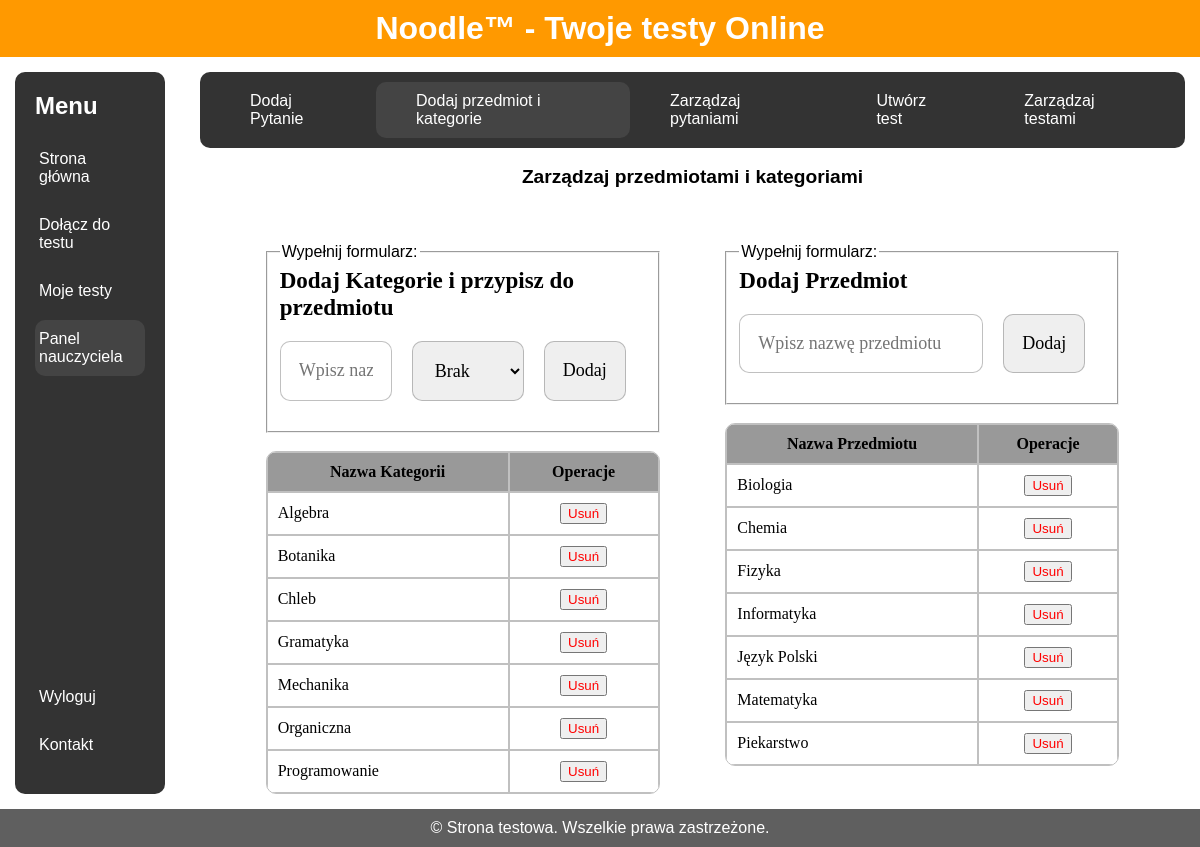
The app's page /StronaArch/html/panel_nauczyciela/dodaj_kat.php (signed in), older data.
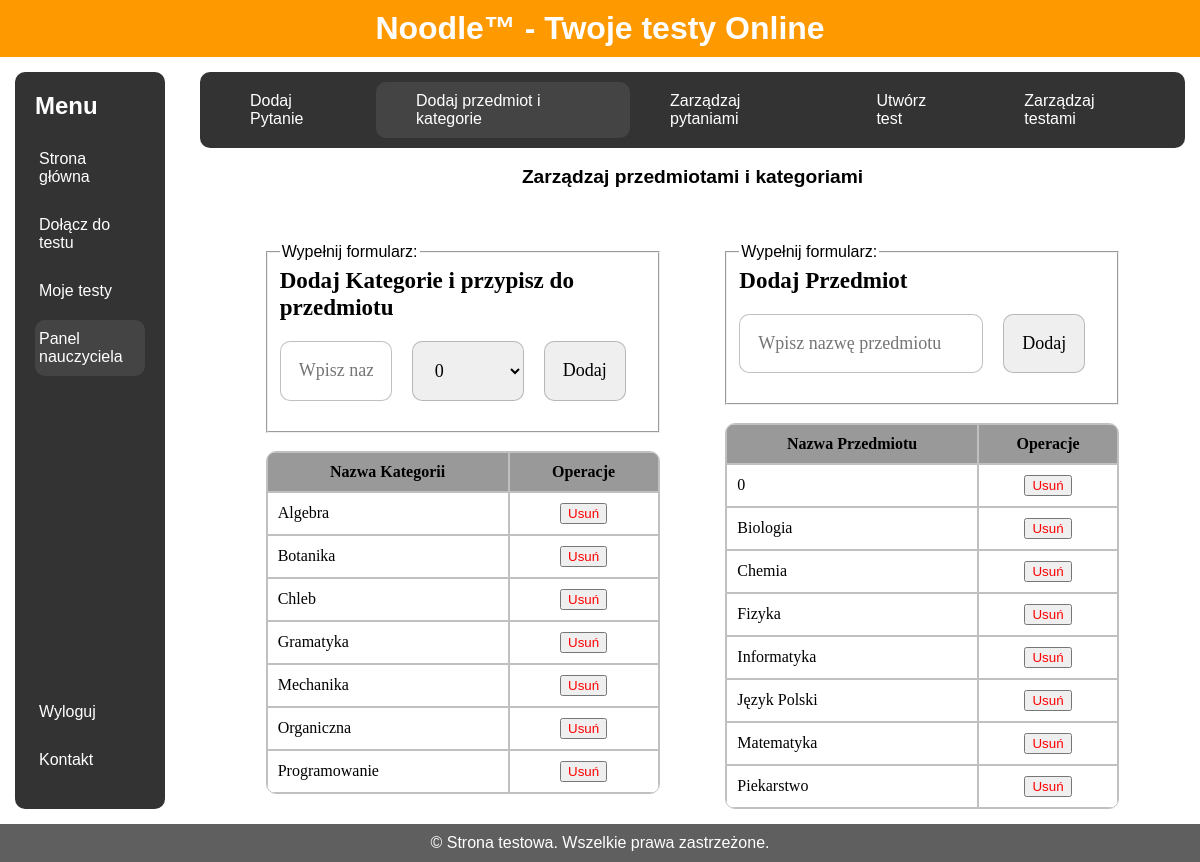
The same page, newer data.
### tables this page shows
CREATE TABLE `kategoria` (
  `id` int(11) NOT NULL,
  `nazwa` varchar(40) NOT NULL
);

CREATE TABLE `przedmioty` (
  `id` int(11) NOT NULL,
  `nazwa` varchar(30) NOT NULL
);

### StronaArch/html/panel_nauczyciela/dodaj_kat.php (the view, shortened to what the changed rows need)
<!DOCTYPE html>
<html lang="en">
<head>
	<link rel="stylesheet" href="../../styles.css">
</head>
<body>
	<?php
		$servername = "localhost";
		$username = "root";
		$password = "";
		$dbname = "baza";
		$conn = new mysqli($servername, $username, $password, $dbname);
	?>
	<div class="wrapper">
		<div class="header-content" id="head">
      		<h1>Noodle™ - Twoje testy Online</h1>
    		</div>
    		<div class="container">
      		<div class="sidebar" id="menu">
        		<ul>
				<h2>Menu</h2>
        		</ul>
      		</div>
			<div class="main-content" id="main">
				<div class="haslo" style="justify-content: flex-start;">
					<br><br>
					<div class="kat" style="display: flex;min-width:80%;justify-content:space-evenly">
					<div style="max-width:40%">
					<fieldset>
						<form action="" method="POST" class="zarzadzaj">
							<p class="mid-width" style="grid-column: 1 / 7;">Dodaj Kategorie i przypisz do przedmiotu</p>
							<input type="text" name="category_name" placeholder="Wpisz nazwę kategorii" style="grid-column: 1 / 3;" >
							<select name="subject_select" style="grid-column: 3 / 5;" required>
								<?php
									$selected = isset($_GET['przedmiot']) ? $_GET['przedmiot'] : '0';
									$sql = "SELECT * FROM przedmioty";
									$result = $conn->query($sql);
									echo '<option value="0" ' . ($selected == '0' ? 'selected' : '') . '>Brak</option>';
									if ($result->num_rows > 0) {
										while($row = $result->fetch_assoc()) {
											echo '<option value="' . $row['nazwa'] . '" ' . ($selected == $row['nazwa'] ? 'selected' : '') . '>' . $row['nazwa'] . '</option>';
										}
									} else {
										echo '<option value="">Brak przedmiotów</option>';
									}
								?>
							</select>
							<input type="submit"  name="category_add" style="grid-column: 5 / 6;" value="Dodaj">
						</form>
					</fieldset>
					<br>
					<div class="pytania" style="width: 100%;">
						<table>
							<tbody>
								<tr>
									<th class="szerokie">Nazwa Kategorii</th>
									<th colspan="2">Operacje</th>
								</tr>
                                <?php
                                    $sql = "SELECT kategoria.id, kategoria.nazwa AS kategoria
									FROM kategoria;";
                                    $result = $conn->query($sql);
                                    if ($result->num_rows > 0) {
                                        while($row = $result->fetch_assoc()) {
                                            echo '
                                            <tr>
                                                <td>' . $row['kategoria'] . '</td>
												<form method="POST" class="zarzadzaj">
													<input type="hidden" name="category_id" value="'.$row['id'].'">
													<td style="text-align:center;">
														<button type="submit" name="delete_category" class="delete" style="color: red;">Usuń</button>
													</td>
												</form>
                                            </form></td>
                                            </tr>';
                                        }
                                    }
                                    else {
                                        echo '<tr><td colspan="7">Brak pytań do wyświetlenia.</td></tr>';
                                    }
                                ?>
							</tbody>
						</table>
					</div>
					</div>
					<div style="max-width:40%">
					<br>
					<div class="pytania" style="width: 100%;">
						<table>
							<tbody>
								<tr>
									<th class="szerokie">Nazwa Przedmiotu</th>
									<th colspan="2">Operacje</th>
								</tr>
                                <?php
                                    $sql = "SELECT przedmioty.id, przedmioty.nazwa AS przedmiot
											FROM przedmioty";
                                    $result = $conn->query($sql);
                                    if ($result->num_rows > 0) {
                                        while($row = $result->fetch_assoc()) {
                                            echo '
                                            <tr>
                                                <td>' . $row['przedmiot'] . '</td>
												<form method="POST" class="zarzadzaj">
													<input type="hidden" name="subject_id" value="'.$row['id'].'">
													<td style="text-align:center;">
														<button type="submit" name="delete_subject" class="delete" style="color: red;">Usuń</button>
													</td>
												</form>
                                            </form></td>
                                            </tr>';
                                        }
                                    }
                                    else {
                                        echo '<tr><td colspan="7">Brak przedmiotów do wyświetlenia.</td></tr>';
                                    }
                                ?>
							</tbody>
						</table>
					</div>
					</div>
					</div>
				</div>
			</div>
    	</div>
	</div>
</body>
</html>

Row changes from the older to the newer data that the page shows:
added przedmioty: nazwa "0"
Text that changed along with them:
form field subject_select: "Brak" → "0"
